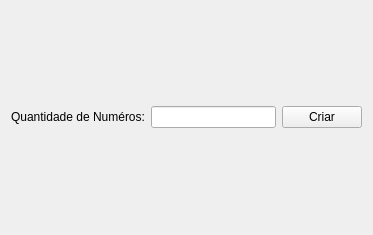
<?xml version="1.0" encoding="UTF-8"?>
<ui version="4.0">
 <class>Form</class>
 <widget class="QWidget" name="Form">
  <property name="geometry">
   <rect>
    <x>0</x>
    <y>0</y>
    <width>373</width>
    <height>235</height>
   </rect>
  </property>
  <property name="windowTitle">
   <string>Form</string>
  </property>
  <layout class="QHBoxLayout" name="horizontalLayout">
   <item>
    <layout class="QVBoxLayout" name="layout_principal">
     <item>
      <layout class="QGridLayout" name="gridLayout">
       <item row="0" column="0">
        <widget class="QLabel" name="label">
         <property name="text">
          <string>Quantidade de Numéros:</string>
         </property>
        </widget>
       </item>
       <item row="0" column="1">
        <widget class="QLineEdit" name="qtd_numeros_line"/>
       </item>
       <item row="0" column="2">
        <widget class="QPushButton" name="criar_btn">
         <property name="text">
          <string>Criar</string>
         </property>
        </widget>
       </item>
      </layout>
     </item>
    </layout>
   </item>
  </layout>
 </widget>
 <resources/>
 <connections/>
</ui>
